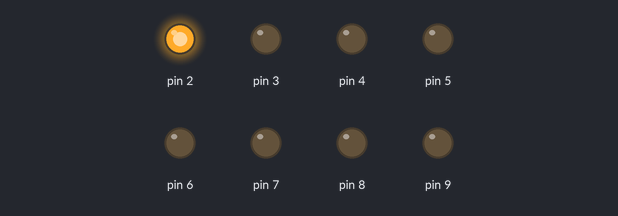
This sketch was run on a simulated Arduino Uno, built with avr-gcc and run on an emulated ATmega328P. Parts: output pins drawn as LEDs (lit = HIGH). Random numbers use the default seed unless the sketch sets one.

Above: at 0.05 s.
At 4.85 s:
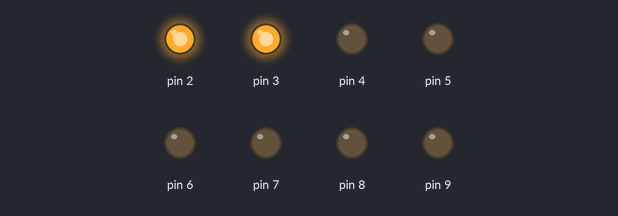
At 9.85 s:
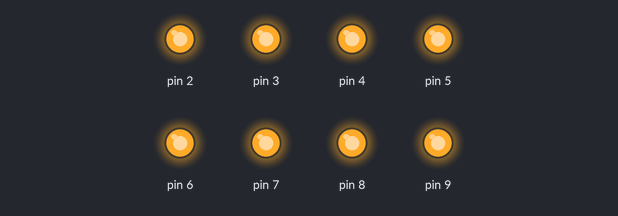
At 19.96 s:
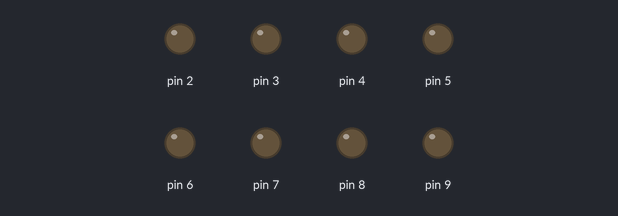
At 29.87 s:
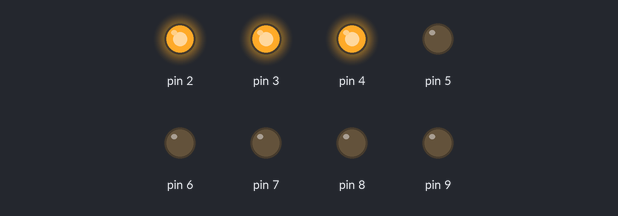
At 39.87 s:
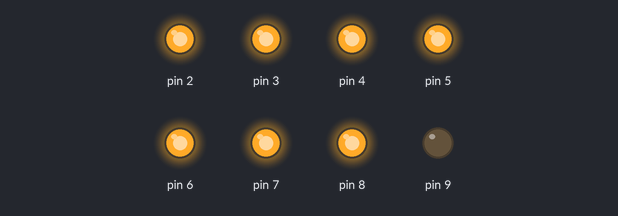
Timing chart, 0 to 40.0 s (numbered marks = the images above):
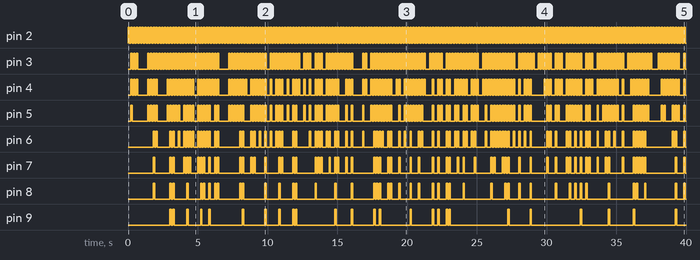

Measured:
- by itself, pin 2: alternates HIGH for 0.10 s and LOW for 0.10 s
- by itself, pin 3: LOW → HIGH at 0.20 s, → LOW 0.10 s later, → HIGH 0.10 s later, → LOW 0.10 s later, … (344 changes in this stretch)
- by itself, pin 4: LOW → HIGH at 0.20 s, → LOW 0.10 s later, → HIGH 0.10 s later, → LOW 0.10 s later, … (294 changes in this stretch)
- by itself, pin 5: LOW → HIGH at 0.20 s, → LOW 0.10 s later, → HIGH 1.1 s later, → LOW 0.10 s later, … (254 changes in this stretch)
- by itself, pin 6: LOW → HIGH at 1.8 s, → LOW 0.10 s later, → HIGH 0.10 s later, → LOW 0.10 s later, … (188 changes in this stretch)
- by itself, pin 7: LOW → HIGH at 1.8 s, → LOW 0.10 s later, → HIGH 1.1 s later, → LOW 0.10 s later, … (140 changes in this stretch)
- by itself, pin 8: LOW → HIGH at 1.8 s, → LOW 0.10 s later, → HIGH 1.1 s later, → LOW 0.10 s later, … (94 changes in this stretch)
- by itself, pin 9: LOW → HIGH at 3.0 s, → LOW 0.10 s later, → HIGH 0.10 s later, → LOW 0.10 s later, … (50 changes in this stretch)

The sketch:

random_leds_multiple.ino
```cpp
void setup () {
    Serial.begin(9600);
    randomSeed(analogRead(0));
    for (int x = 2; x <= 9; x++){
        pinMode(x, OUTPUT);
    }
}

void loop () {
    int randNum = random(2, 10);
    for (int x = 2; x <= randNum; x++) {
        digitalWrite(x, HIGH);
    }
    delay(100);
    for (int x = 2; x <= randNum; x++) {
        digitalWrite(x, LOW);
    }
    delay(100);
}
```
